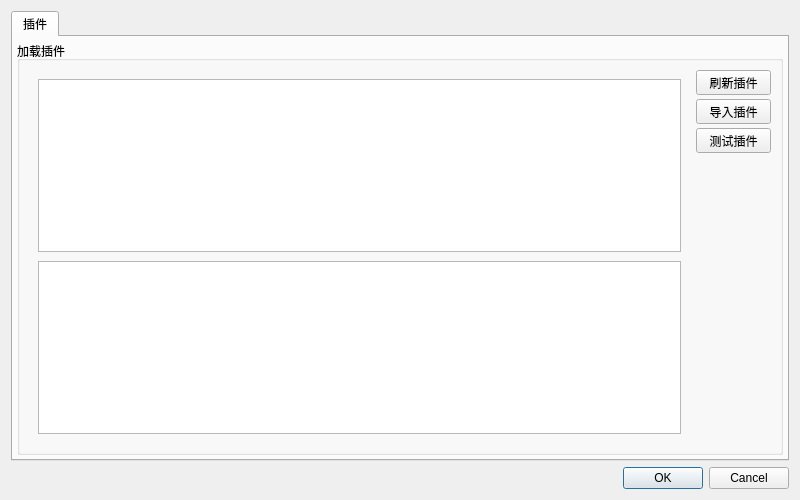
<?xml version="1.0" encoding="UTF-8"?>
<ui version="4.0">
 <class>PluginManager</class>
 <widget class="QDialog" name="PluginManager">
  <property name="geometry">
   <rect>
    <x>0</x>
    <y>0</y>
    <width>800</width>
    <height>500</height>
   </rect>
  </property>
  <property name="windowTitle">
   <string>PluginManager</string>
  </property>
  <layout class="QVBoxLayout" name="mainLayout">
   <item>
    <widget class="QTabWidget" name="tabWidget">
     <property name="currentIndex">
      <number>0</number>
     </property>
     <widget class="QWidget" name="plugins_tab">
      <attribute name="title">
       <string>插件</string>
      </attribute>
      <layout class="QVBoxLayout" name="pluginsTabLayout">
       <property name="spacing">
        <number>4</number>
       </property>
       <property name="leftMargin">
        <number>4</number>
       </property>
       <property name="topMargin">
        <number>4</number>
       </property>
       <property name="rightMargin">
        <number>4</number>
       </property>
       <property name="bottomMargin">
        <number>4</number>
       </property>
       <item>
        <widget class="QGroupBox" name="pluginsGroup">
         <property name="title">
          <string>加载插件</string>
         </property>
         <layout class="QHBoxLayout" name="pluginsGroupLayout">
          <property name="spacing">
           <number>6</number>
          </property>
          <property name="leftMargin">
           <number>9</number>
          </property>
          <property name="topMargin">
           <number>9</number>
          </property>
          <property name="rightMargin">
           <number>9</number>
          </property>
          <property name="bottomMargin">
           <number>9</number>
          </property>
          <item>
           <layout class="QVBoxLayout" name="pluginsInfoLayout">
            <property name="spacing">
             <number>9</number>
            </property>
            <property name="leftMargin">
             <number>9</number>
            </property>
            <property name="topMargin">
             <number>9</number>
            </property>
            <property name="rightMargin">
             <number>9</number>
            </property>
            <property name="bottomMargin">
             <number>9</number>
            </property>
            <item>
             <widget class="QTableView" name="pluginView"/>
            </item>
            <item>
             <widget class="QTextEdit" name="pluginInfo"/>
            </item>
           </layout>
          </item>
          <item>
           <layout class="QVBoxLayout" name="pluginButtonsLayout">
            <property name="spacing">
             <number>4</number>
            </property>
            <item>
             <widget class="QToolButton" name="button_reload">
              <property name="minimumSize">
               <size>
                <width>75</width>
                <height>0</height>
               </size>
              </property>
              <property name="text">
               <string>刷新插件</string>
              </property>
             </widget>
            </item>
            <item>
             <widget class="QToolButton" name="button_load">
              <property name="minimumSize">
               <size>
                <width>75</width>
                <height>0</height>
               </size>
              </property>
              <property name="text">
               <string>导入插件</string>
              </property>
             </widget>
            </item>
            <item>
             <widget class="QToolButton" name="button_test">
              <property name="minimumSize">
               <size>
                <width>75</width>
                <height>0</height>
               </size>
              </property>
              <property name="text">
               <string>测试插件</string>
              </property>
             </widget>
            </item>
            <item>
             <spacer name="verticalSpacer">
              <property name="orientation">
               <enum>Qt::Vertical</enum>
              </property>
              <property name="sizeHint" stdset="0">
               <size>
                <width>20</width>
                <height>40</height>
               </size>
              </property>
             </spacer>
            </item>
           </layout>
          </item>
         </layout>
        </widget>
       </item>
      </layout>
     </widget>
    </widget>
   </item>
   <item>
    <widget class="QDialogButtonBox" name="buttonBox">
     <property name="orientation">
      <enum>Qt::Horizontal</enum>
     </property>
     <property name="standardButtons">
      <set>QDialogButtonBox::Cancel|QDialogButtonBox::Ok</set>
     </property>
    </widget>
   </item>
  </layout>
 </widget>
 <resources/>
 <connections>
  <connection>
   <sender>buttonBox</sender>
   <signal>accepted()</signal>
   <receiver>PluginManager</receiver>
   <slot>accept()</slot>
   <hints>
    <hint type="sourcelabel">
     <x>248</x>
     <y>254</y>
    </hint>
    <hint type="destinationlabel">
     <x>157</x>
     <y>274</y>
    </hint>
   </hints>
  </connection>
  <connection>
   <sender>buttonBox</sender>
   <signal>rejected()</signal>
   <receiver>PluginManager</receiver>
   <slot>reject()</slot>
   <hints>
    <hint type="sourcelabel">
     <x>316</x>
     <y>260</y>
    </hint>
    <hint type="destinationlabel">
     <x>286</x>
     <y>274</y>
    </hint>
   </hints>
  </connection>
 </connections>
</ui>
